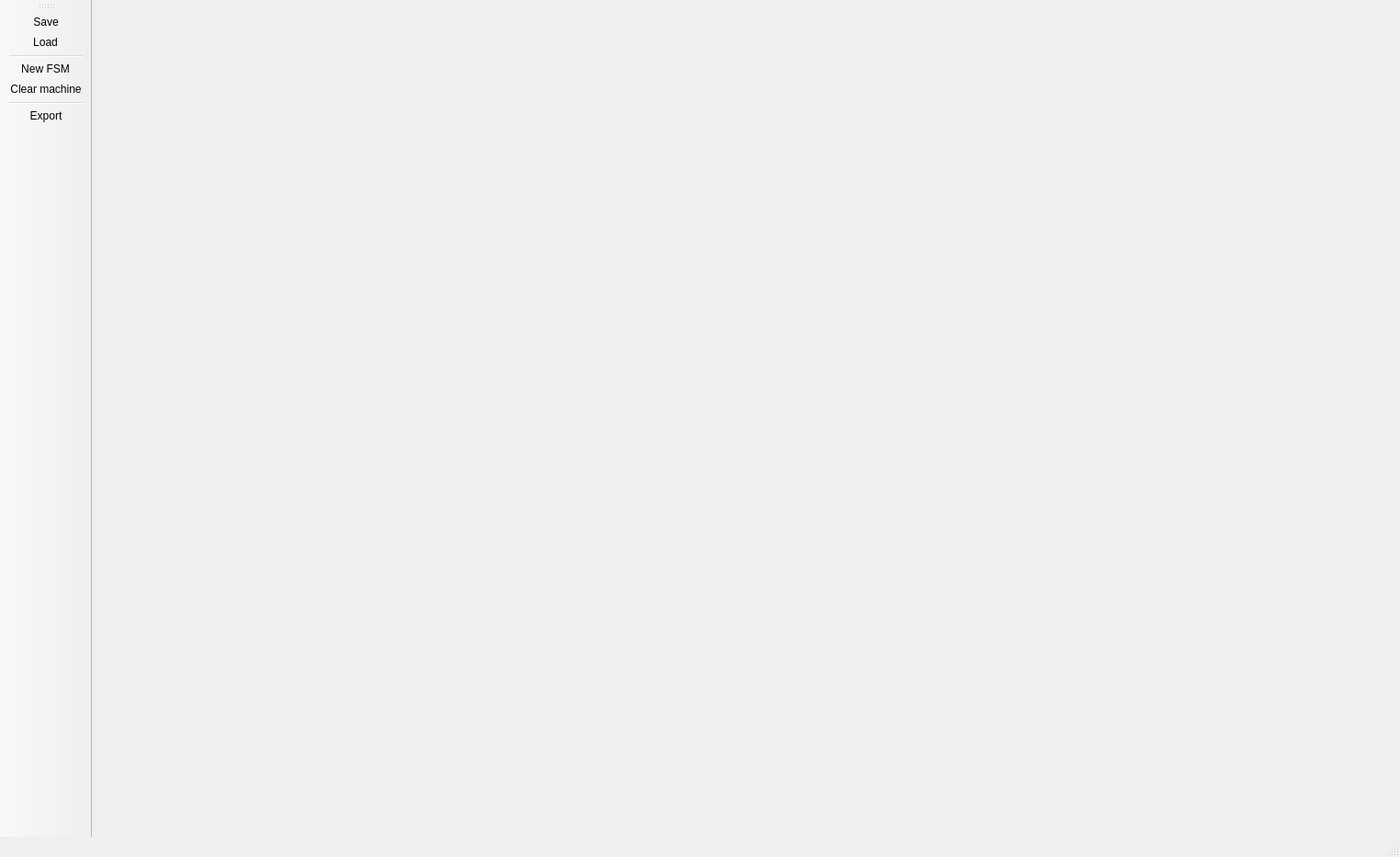
<?xml version="1.0" encoding="UTF-8"?>
<ui version="4.0">
 <class>DrawingWindow</class>
 <widget class="QMainWindow" name="DrawingWindow">
  <property name="geometry">
   <rect>
    <x>0</x>
    <y>0</y>
    <width>1523</width>
    <height>932</height>
   </rect>
  </property>
  <property name="windowTitle">
   <string>StateS</string>
  </property>
  <property name="windowIcon">
   <iconset>
    <normaloff>:/icons/art/StateS.png</normaloff>:/icons/art/StateS.png</iconset>
  </property>
  <property name="locale">
   <locale language="English" country="UnitedStates"/>
  </property>
  <widget class="QWidget" name="centralWidget"/>
  <widget class="QMenuBar" name="menuBar">
   <property name="geometry">
    <rect>
     <x>0</x>
     <y>0</y>
     <width>1523</width>
     <height>27</height>
    </rect>
   </property>
  </widget>
  <widget class="QToolBar" name="mainToolBar">
   <property name="locale">
    <locale language="English" country="UnitedStates"/>
   </property>
   <property name="movable">
    <bool>true</bool>
   </property>
   <property name="allowedAreas">
    <set>Qt::AllToolBarAreas</set>
   </property>
   <property name="iconSize">
    <size>
     <width>64</width>
     <height>64</height>
    </size>
   </property>
   <attribute name="toolBarArea">
    <enum>LeftToolBarArea</enum>
   </attribute>
   <attribute name="toolBarBreak">
    <bool>false</bool>
   </attribute>
   <addaction name="actionSave"/>
   <addaction name="actionLoad"/>
   <addaction name="separator"/>
   <addaction name="actionNew"/>
   <addaction name="actionClear"/>
   <addaction name="separator"/>
   <addaction name="actionExport"/>
  </widget>
  <widget class="QStatusBar" name="statusBar"/>
  <action name="actionSave">
   <property name="text">
    <string>Save</string>
   </property>
   <property name="toolTip">
    <string>Save machine</string>
   </property>
  </action>
  <action name="actionLoad">
   <property name="text">
    <string>Load</string>
   </property>
   <property name="toolTip">
    <string>Load machine</string>
   </property>
  </action>
  <action name="actionNew">
   <property name="text">
    <string>New FSM</string>
   </property>
   <property name="toolTip">
    <string>Create new FSM</string>
   </property>
  </action>
  <action name="actionClear">
   <property name="text">
    <string>Clear machine</string>
   </property>
  </action>
  <action name="actionExport">
   <property name="enabled">
    <bool>true</bool>
   </property>
   <property name="text">
    <string>Export</string>
   </property>
   <property name="toolTip">
    <string>Export to PDF</string>
   </property>
  </action>
 </widget>
 <layoutdefault spacing="6" margin="11"/>
 <resources/>
 <connections/>
</ui>
